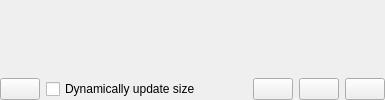
       <widget class="QWidget" name="plot_stackpage">
        <layout class="QGridLayout" name="gridLayout_5">
         <property name="leftMargin">
          <number>0</number>
         </property>
         <property name="topMargin">
          <number>0</number>
         </property>
         <property name="rightMargin">
          <number>0</number>
         </property>
         <property name="bottomMargin">
          <number>0</number>
         </property>
         <item row="0" column="0">
          <layout class="QGridLayout" name="gridLayout_28">
           <item row="2" column="4">
            <widget class="QPushButton" name="save_plot_html_btn">
             <property name="toolTip">
              <string>Export as html</string>
             </property>
             <property name="text">
              <string/>
             </property>
            </widget>
           </item>
           <item row="0" column="0" colspan="7">
            <widget class="QWidget" name="plot_qview" native="true">
             <property name="sizePolicy">
              <sizepolicy hsizetype="Preferred" vsizetype="Preferred">
               <horstretch>0</horstretch>
               <verstretch>0</verstretch>
              </sizepolicy>
             </property>
            </widget>
           </item>
           <item row="2" column="0">
            <widget class="QPushButton" name="reload_btn">
             <property name="text">
              <string/>
             </property>
            </widget>
           </item>
           <item row="2" column="1">
            <widget class="QCheckBox" name="live_update_check">
             <property name="text">
              <string>Dynamically update size</string>
             </property>
             <property name="checked">
              <bool>false</bool>
             </property>
            </widget>
           </item>
           <item row="2" column="2">
            <spacer name="horizontalSpacer">
             <property name="orientation">
              <enum>Qt::Horizontal</enum>
             </property>
             <property name="sizeHint" stdset="0">
              <size>
               <width>40</width>
               <height>20</height>
              </size>
             </property>
            </spacer>
           </item>
           <item row="2" column="5" colspan="2">
            <widget class="QPushButton" name="save_plot_btn">
             <property name="toolTip">
              <string>Export as image</string>
             </property>
             <property name="statusTip">
              <string/>
             </property>
             <property name="whatsThis">
              <string/>
             </property>
             <property name="accessibleDescription">
              <string/>
             </property>
             <property name="text">
              <string/>
             </property>
            </widget>
           </item>
           <item row="2" column="3">
            <widget class="QPushButton" name="add_to_layout_btn">
             <property name="toolTip">
              <string>Add To Layout</string>
             </property>
             <property name="text">
              <string/>
             </property>
            </widget>
           </item>
          </layout>
         </item>
        </layout>
       </widget>
